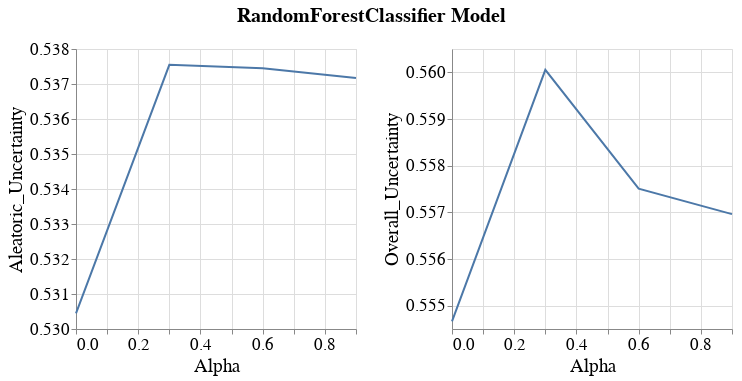

Notebook code for this chart:
### Code cell
visualizer.create_subgroup_metrics_line_band_plot(model_name=MODEL_NAMES[0],
                                                  subgroup_metrics=['Aleatoric_Uncertainty', 'Overall_Uncertainty'],
                                                  subgroup='RAC1P_dis_correct')

### Figure 1 — Vega-Lite specification as saved in the notebook (floating-point values rounded to 4 significant figures)
{"config": {"view": {"continuousWidth": 400, "continuousHeight": 300}, "axis": {"labelFontSize": 17, "labelFontWeight": "normal", "titleFontSize": 19, "titleFontWeight": "normal"}, "legend": {"labelFontSize": 17, "symbolStrokeWidth": 10, "titleFontSize": 19}, "title": {"fontSize": 17}}, "vconcat": [{"hconcat": [{"layer": [{"mark": {"type": "errorband", "extent": "ci"}, "encoding": {"x": {"field": "Intervention_Param", "title": "Alpha", "type": "quantitative"}, "y": {"field": "Metric_Value", "scale": {"zero": false}, "title": "Aleatoric_Uncertainty", "type": "quantitative"}}}, {"mark": "line", "encoding": {"x": {"field": "Intervention_Param", "title": "Alpha", "type": "quantitative"}, "y": {"aggregate": "mean", "field": "Metric_Value", "scale": {"zero": false}, "title": "Aleatoric_Uncertainty", "type": "quantitative"}}}], "height": 280, "width": 280}, {"layer": [{"mark": {"type": "errorband", "extent": "ci"}, "encoding": {"x": {"field": "Intervention_Param", "title": "Alpha", "type": "quantitative"}, "y": {"field": "Metric_Value", "scale": {"zero": false}, "title": "Overall_Uncertainty", "type": "quantitative"}}}, {"mark": "line", "encoding": {"x": {"field": "Intervention_Param", "title": "Alpha", "type": "quantitative"}, "y": {"aggregate": "mean", "field": "Metric_Value", "scale": {"zero": false}, "title": "Overall_Uncertainty", "type": "quantitative"}}}], "data": {"name": "data-b8791d38bb642480b3fe4f0a38731179"}, "height": 280, "width": 280}]}], "data": {"name": "data-46280fc63e747904af8b933abdb97d6d"}, "title": {"text": "RandomForestClassifier Model", "anchor": "middle", "dy": -10, "fontSize": 20}, "$schema": "https://vega.github.io/schema/vega-lite/v4.17.0.json", "datasets": {"data-46280fc63e747904af8b933abdb97d6d": [{"Metric": "Aleatoric_Uncertainty", "Bootstrap_Model_Seed": 101, "Model_Name": "RandomForestClassifier", "Model_Params": "{'bootstrap': True, 'ccp_alpha': 0.0, 'class_weight': None, 'criterion': 'gini', 'max_depth': None, 'max_features': 'sqrt', 'max_leaf_nodes': None, 'max_samples': None, 'min_impurity_decrease': 0.0, 'min_samples_leaf': 1, 'min_samples_split': 2, 'min_weight_fraction_leaf': 0.0, 'n_estimators': 100, 'n_jobs': None, 'oob_score': False, 'random_state': 101, 'verbose': 0, 'warm_start': False}", "Run_Number": "Run_1", "Dataset_Name": "Folktables_GA_2018_Income", "Num_Estimators": 50, "Tag": "OK", "Record_Create_Date_Time": "2023-07-22T23:52:23.049000", "Session_Uuid": "16f662aa-e869-43c2-9c15-61648847bd7c", "Experiment_Iteration": "Exp_iter_1", "Dataset_Split_Seed": 100, "Model_Init_Seed": 100, "Fair_Intervention_Params_Lst": "[0.0, 0.3, 0.6, 0.9]", "Intervention_Param": 0.0, "Subgroup": "RAC1P_dis_correct", "Metric_Value": 0.5304}, {"Metric": "Aleatoric_Uncertainty", "Bootstrap_Model_Seed": 101, "Model_Name": "RandomForestClassifier", "Model_Params": "{'bootstrap': True, 'ccp_alpha': 0.0, 'class_weight': None, 'criterion': 'gini', 'max_depth': None, 'max_features': 'sqrt', 'max_leaf_nodes': None, 'max_samples': None, 'min_impurity_decrease': 0.0, 'min_samples_leaf': 1, 'min_samples_split': 2, 'min_weight_fraction_leaf': 0.0, 'n_estimators': 100, 'n_jobs': None, 'oob_score': False, 'random_state': 101, 'verbose': 0, 'warm_start': False}", "Run_Number": "Run_1", "Dataset_Name": "Folktables_GA_2018_Income", "Num_Estimators": 50, "Tag": "OK", "Record_Create_Date_Time": "2023-07-22T23:57:15.804000", "Session_Uuid": "16f662aa-e869-43c2-9c15-61648847bd7c", "Experiment_Iteration": "Exp_iter_1", "Dataset_Split_Seed": 100, "Model_Init_Seed": 100, "Fair_Intervention_Params_Lst": "[0.0, 0.3, 0.6, 0.9]", "Intervention_Param": 0.3, "Subgroup": "RAC1P_dis_correct", "Metric_Value": 0.5375}, {"Metric": "Aleatoric_Uncertainty", "Bootstrap_Model_Seed": 101, "Model_Name": "RandomForestClassifier", "Model_Params": "{'bootstrap': True, 'ccp_alpha': 0.0, 'class_weight': None, 'criterion': 'gini', 'max_depth': None, 'max_features': 'sqrt', 'max_leaf_nodes': None, 'max_samples': None, 'min_impurity_decrease': 0.0, 'min_samples_leaf': 1, 'min_samples_split': 2, 'min_weight_fraction_leaf': 0.0, 'n_estimators': 200, 'n_jobs': None, 'oob_score': False, 'random_state': 101, 'verbose': 0, 'warm_start': False}", "Run_Number": "Run_1", "Dataset_Name": "Folktables_GA_2018_Income", "Num_Estimators": 50, "Tag": "OK", "Record_Create_Date_Time": "2023-07-23T00:05:18.174000", "Session_Uuid": "16f662aa-e869-43c2-9c15-61648847bd7c", "Experiment_Iteration": "Exp_iter_1", "Dataset_Split_Seed": 100, "Model_Init_Seed": 100, "Fair_Intervention_Params_Lst": "[0.0, 0.3, 0.6, 0.9]", "Intervention_Param": 0.6, "Subgroup": "RAC1P_dis_correct", "Metric_Value": 0.5374}, {"Metric": "Aleatoric_Uncertainty", "Bootstrap_Model_Seed": 101, "Model_Name": "RandomForestClassifier", "Model_Params": "{'bootstrap': True, 'ccp_alpha': 0.0, 'class_weight': None, 'criterion': 'gini', 'max_depth': None, 'max_features': 'sqrt', 'max_leaf_nodes': None, 'max_samples': None, 'min_impurity_decrease': 0.0, 'min_samples_leaf': 1, 'min_samples_split': 2, 'min_weight_fraction_leaf': 0.0, 'n_estimators': 200, 'n_jobs': None, 'oob_score': False, 'random_state': 101, 'verbose': 0, 'warm_start': False}", "Run_Number": "Run_1", "Dataset_Name": "Folktables_GA_2018_Income", "Num_Estimators": 50, "Tag": "OK", "Record_Create_Date_Time": "2023-07-23T00:13:24.290000", "Session_Uuid": "16f662aa-e869-43c2-9c15-61648847bd7c", "Experiment_Iteration": "Exp_iter_1", "Dataset_Split_Seed": 100, "Model_Init_Seed": 100, "Fair_Intervention_Params_Lst": "[0.0, 0.3, 0.6, 0.9]", "Intervention_Param": 0.9, "Subgroup": "RAC1P_dis_correct", "Metric_Value": 0.5372}], "data-b8791d38bb642480b3fe4f0a38731179": [{"Metric": "Overall_Uncertainty", "Bootstrap_Model_Seed": 101, "Model_Name": "RandomForestClassifier", "Model_Params": "{'bootstrap': True, 'ccp_alpha': 0.0, 'class_weight': None, 'criterion': 'gini', 'max_depth': None, 'max_features': 'sqrt', 'max_leaf_nodes': None, 'max_samples': None, 'min_impurity_decrease': 0.0, 'min_samples_leaf': 1, 'min_samples_split': 2, 'min_weight_fraction_leaf': 0.0, 'n_estimators': 100, 'n_jobs': None, 'oob_score': False, 'random_state': 101, 'verbose': 0, 'warm_start': False}", "Run_Number": "Run_1", "Dataset_Name": "Folktables_GA_2018_Income", "Num_Estimators": 50, "Tag": "OK", "Record_Create_Date_Time": "2023-07-22T23:52:23.049000", "Session_Uuid": "16f662aa-e869-43c2-9c15-61648847bd7c", "Experiment_Iteration": "Exp_iter_1", "Dataset_Split_Seed": 100, "Model_Init_Seed": 100, "Fair_Intervention_Params_Lst": "[0.0, 0.3, 0.6, 0.9]", "Intervention_Param": 0.0, "Subgroup": "RAC1P_dis_correct", "Metric_Value": 0.5547}, {"Metric": "Overall_Uncertainty", "Bootstrap_Model_Seed": 101, "Model_Name": "RandomForestClassifier", "Model_Params": "{'bootstrap': True, 'ccp_alpha': 0.0, 'class_weight': None, 'criterion': 'gini', 'max_depth': None, 'max_features': 'sqrt', 'max_leaf_nodes': None, 'max_samples': None, 'min_impurity_decrease': 0.0, 'min_samples_leaf': 1, 'min_samples_split': 2, 'min_weight_fraction_leaf': 0.0, 'n_estimators': 100, 'n_jobs': None, 'oob_score': False, 'random_state': 101, 'verbose': 0, 'warm_start': False}", "Run_Number": "Run_1", "Dataset_Name": "Folktables_GA_2018_Income", "Num_Estimators": 50, "Tag": "OK", "Record_Create_Date_Time": "2023-07-22T23:57:15.804000", "Session_Uuid": "16f662aa-e869-43c2-9c15-61648847bd7c", "Experiment_Iteration": "Exp_iter_1", "Dataset_Split_Seed": 100, "Model_Init_Seed": 100, "Fair_Intervention_Params_Lst": "[0.0, 0.3, 0.6, 0.9]", "Intervention_Param": 0.3, "Subgroup": "RAC1P_dis_correct", "Metric_Value": 0.5601}, {"Metric": "Overall_Uncertainty", "Bootstrap_Model_Seed": 101, "Model_Name": "RandomForestClassifier", "Model_Params": "{'bootstrap': True, 'ccp_alpha': 0.0, 'class_weight': None, 'criterion': 'gini', 'max_depth': None, 'max_features': 'sqrt', 'max_leaf_nodes': None, 'max_samples': None, 'min_impurity_decrease': 0.0, 'min_samples_leaf': 1, 'min_samples_split': 2, 'min_weight_fraction_leaf': 0.0, 'n_estimators': 200, 'n_jobs': None, 'oob_score': False, 'random_state': 101, 'verbose': 0, 'warm_start': False}", "Run_Number": "Run_1", "Dataset_Name": "Folktables_GA_2018_Income", "Num_Estimators": 50, "Tag": "OK", "Record_Create_Date_Time": "2023-07-23T00:05:18.174000", "Session_Uuid": "16f662aa-e869-43c2-9c15-61648847bd7c", "Experiment_Iteration": "Exp_iter_1", "Dataset_Split_Seed": 100, "Model_Init_Seed": 100, "Fair_Intervention_Params_Lst": "[0.0, 0.3, 0.6, 0.9]", "Intervention_Param": 0.6, "Subgroup": "RAC1P_dis_correct", "Metric_Value": 0.5575}, {"Metric": "Overall_Uncertainty", "Bootstrap_Model_Seed": 101, "Model_Name": "RandomForestClassifier", "Model_Params": "{'bootstrap': True, 'ccp_alpha': 0.0, 'class_weight': None, 'criterion': 'gini', 'max_depth': None, 'max_features': 'sqrt', 'max_leaf_nodes': None, 'max_samples': None, 'min_impurity_decrease': 0.0, 'min_samples_leaf': 1, 'min_samples_split': 2, 'min_weight_fraction_leaf': 0.0, 'n_estimators': 200, 'n_jobs': None, 'oob_score': False, 'random_state': 101, 'verbose': 0, 'warm_start': False}", "Run_Number": "Run_1", "Dataset_Name": "Folktables_GA_2018_Income", "Num_Estimators": 50, "Tag": "OK", "Record_Create_Date_Time": "2023-07-23T00:13:24.290000", "Session_Uuid": "16f662aa-e869-43c2-9c15-61648847bd7c", "Experiment_Iteration": "Exp_iter_1", "Dataset_Split_Seed": 100, "Model_Init_Seed": 100, "Fair_Intervention_Params_Lst": "[0.0, 0.3, 0.6, 0.9]", "Intervention_Param": 0.9, "Subgroup": "RAC1P_dis_correct", "Metric_Value": 0.557}]}}
